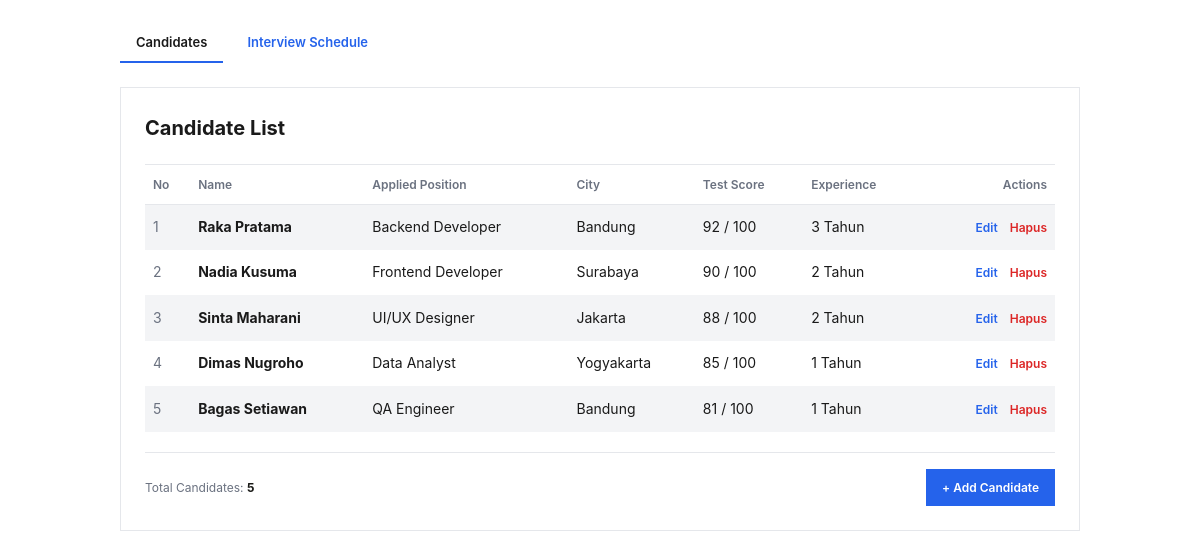
Page /project/index.php on the committed database.
### tables this page shows
CREATE TABLE `kandidat` (
  `id` INT AUTO_INCREMENT PRIMARY KEY,
  `nama` VARCHAR(100) NOT NULL,
  `posisi` VARCHAR(100) NOT NULL,
  `domisili` VARCHAR(100) NOT NULL,
  `skorTes` INT NOT NULL DEFAULT 0,
  `pengalamanTahun` INT NOT NULL DEFAULT 0
);

### project/models/DB.php (called while the page is built, shortened)
<?php
class DB
{
    private PDO $pdo;
    private ?PDOStatement $stmt = null;
    public function __construct(string $host, string $dbName, string $user, string $pass)
    {
        $this->pdo = new PDO(
            'mysql:host=' . $host . ';dbname=' . $dbName . ';charset=utf8mb4',
            $user,
            $pass,
            [
                PDO::ATTR_ERRMODE => PDO::ERRMODE_EXCEPTION,
                PDO::ATTR_DEFAULT_FETCH_MODE => PDO::FETCH_ASSOC,
            ]
        );
    }
    protected function executeQuery(string $query, array $params = []): bool
    {
        $this->stmt = $this->pdo->prepare($query);
        return $this->stmt->execute($params);
    }
    protected function getAllResult(): array
    {
        return $this->stmt->fetchAll();
    }
}

### project/models/TabelKandidat.php (called while the page is built, shortened)
<?php
require_once __DIR__ . '/DB.php';
class TabelKandidat extends DB implements KontrakModel
{
    private function mapRowToKandidat(array $row): Kandidat
    {
        return new Kandidat(
            (int)$row['id'],
            $row['nama'],
            $row['posisi'],
            $row['domisili'],
            (int)$row['skorTes'],
            (int)$row['pengalamanTahun']
        );
    }
    public function getAllKandidat(): array
    {
        $this->executeQuery("SELECT * FROM kandidat ORDER BY skorTes DESC, id ASC");
        $list = [];
        foreach ($this->getAllResult() as $row) {
            $list[] = $this->mapRowToKandidat($row);
        }
        return $list;
    }
}

### project/models/Kandidat.php (called while the page is built)
<?php
class Kandidat
{
    private int $id;
    private string $nama;
    private string $posisi;
    private string $domisili;
    private int $skorTes;
    private int $pengalamanTahun;
    public function __construct(int $id, string $nama, string $posisi, string $domisili, int $skorTes, int $pengalamanTahun)
    {
        $this->id = $id;
        $this->nama = $nama;
        $this->posisi = $posisi;
        $this->domisili = $domisili;
        $this->skorTes = $skorTes;
        $this->pengalamanTahun = $pengalamanTahun;
    }
    public function getId(): int { return $this->id; }
    public function getNama(): string { return $this->nama; }
    public function getPosisi(): string { return $this->posisi; }
    public function getDomisili(): string { return $this->domisili; }
    public function getSkorTes(): int { return $this->skorTes; }
    public function getPengalamanTahun(): int { return $this->pengalamanTahun; }
}

### project/views/ViewKandidat.php (called while the page is built, shortened)
<?php
class ViewKandidat implements KontrakView
{
    private string $dir;
    public function __construct()
    {
        $this->dir = __DIR__ . '/../template/';
    }
    public function renderDaftar(string $rowsHtml, int $totalData): string
    {
        $html = file_get_contents($this->dir . 'skin.html');
        return strtr($html, [
            '{{TABLE_ROWS}}' => $rowsHtml,
            '{{TOTAL_DATA}}' => (string)$totalData,
        ]);
    }
}

### project/presenters/PresenterKandidat.php (the view, shortened to what this page needs)
<?php
class PresenterKandidat implements KontrakPresenter
{
    private KontrakModel $model;
    private KontrakView $view;
    public function __construct(KontrakModel $model, KontrakView $view)
    {
        $this->model = $model;
        $this->view = $view;
    }
    private function esc(string $value): string
    {
        return htmlspecialchars($value, ENT_QUOTES, 'UTF-8');
    }
    private function buildRowHtml(int $no, Kandidat $kandidat): string
    {
        $id = $kandidat->getId();
        return '<tr>'
            . '<td class="muted">' . $no . '</td>'
            . '<td><strong>' . $this->esc($kandidat->getNama()) . '</strong></td>'
            . '<td>' . $this->esc($kandidat->getPosisi()) . '</td>'
            . '<td>' . $this->esc($kandidat->getDomisili()) . '</td>'
            . '<td>' . $kandidat->getSkorTes() . ' / 100</td>'
            . '<td>' . $kandidat->getPengalamanTahun() . ' Tahun</td>'
            . '<td class="aksi">'
            . '<a class="link-edit" href="index.php?page=kandidat&amp;screen=edit&amp;id=' . $id . '">Edit</a>'
            . '<form method="post" action="index.php?page=kandidat" onsubmit="return confirm(\'Hapus kandidat ini?\')">'
            . '<input type="hidden" name="action" value="hapus">'
            . '<input type="hidden" name="id" value="' . $id . '">'
            . '<button type="submit" class="link-hapus">Hapus</button>'
            . '</form>'
            . '</td>'
            . '</tr>';
    }
    public function tampilkanKandidat(): string
    {
        $listKandidat = $this->model->getAllKandidat();
        $totalKandidat = count($listKandidat);
        $rowsHtml = '';
        if ($totalKandidat === 0) {
            $rowsHtml = '<tr><td colspan="7" class="kosong">Belum ada data kandidat.</td></tr>';
        } else {
            $no = 1;
            foreach ($listKandidat as $kandidat) {
                $rowsHtml .= $this->buildRowHtml($no, $kandidat);
                $no++;
            }
        }
        return $this->view->renderDaftar($rowsHtml, $totalKandidat);
    }
}

### project/index.php (shortened to what this page needs)
<?php
require_once __DIR__ . '/models/TabelKandidat.php';
require_once __DIR__ . '/views/ViewKandidat.php';
require_once __DIR__ . '/presenters/PresenterKandidat.php';
$page = $_GET['page'] ?? 'kandidat';
$isPost = $_SERVER['REQUEST_METHOD'] === 'POST';
$action = $_POST['action'] ?? '';
$screen = $_GET['screen'] ?? 'list';
$id = isset($_GET['id']) ? (int)$_GET['id'] : null;
$postId = isset($_POST['id']) ? (int)$_POST['id'] : 0;
if ($page === 'jadwal') {
    $presenter = new PresenterJadwal(
        new TabelJadwal(DB_HOST, DB_NAME, DB_USER, DB_PASS),
        new ViewJadwal()
    );
    if ($isPost) {
        if ($action === 'tambah') {
            $presenter->tambahJadwal(
                (int)($_POST['kandidat_id'] ?? 0),
                (string)($_POST['pewawancara'] ?? ''),
                (string)($_POST['tanggal'] ?? ''),
                (string)($_POST['jam'] ?? ''),
                (string)($_POST['lokasi'] ?? ''),
                (string)($_POST['status'] ?? '')
            );
        } elseif ($action === 'ubah' && $postId > 0) {
            $presenter->ubahJadwal(
                $postId,
                (int)($_POST['kandidat_id'] ?? 0),
                (string)($_POST['pewawancara'] ?? ''),
                (string)($_POST['tanggal'] ?? ''),
                (string)($_POST['jam'] ?? ''),
                (string)($_POST['lokasi'] ?? ''),
                (string)($_POST['status'] ?? '')
            );
        } elseif ($action === 'hapus' && $postId > 0) {
            $presenter->hapusJadwal($postId);
        }
        header('Location: index.php?page=jadwal');
        exit();
    }
    if ($screen === 'add') {
        echo $presenter->tampilkanFormJadwal();
    } elseif ($screen === 'edit' && $id !== null) {
        echo $presenter->tampilkanFormJadwal($id);
    } else {
        echo $presenter->tampilkanJadwal();
    }
} else {
    $presenter = new PresenterKandidat(
        new TabelKandidat(DB_HOST, DB_NAME, DB_USER, DB_PASS),
        new ViewKandidat()
    );
    if ($screen === 'add') {
        echo $presenter->tampilkanFormKandidat();
    } elseif ($screen === 'edit' && $id !== null) {
        echo $presenter->tampilkanFormKandidat($id);
    } else {
        echo $presenter->tampilkanKandidat();
    }
}

### project/template/style.css (style rules this page uses)
* { box-sizing: border-box; }
body { margin: 0; padding: 24px; background: #ffffff; color: #1a1a1a; font-family: "Inter", system-ui, -apple-system, sans-serif; font-size: 14px; line-height: 1.6; }
nav { max-width: 960px; margin: 0 auto 24px; display: flex; gap: 8px; }
nav a { padding: 8px 16px; border-radius: 0; color: #2563eb; text-decoration: none; background: transparent; font-weight: 600; font-size: 13px; }
nav a.active { color: #1a1a1a; border-bottom: 2px solid #2563eb; }
.card { max-width: 960px; margin: 0 auto; background: #fff; padding: 24px; border: 1px solid #e5e7eb; }
h1 { margin: 0 0 20px; font-size: 20px; font-weight: 700; color: #1a1a1a; }
table { width: 100%; border-collapse: collapse; }
th { text-align: left; font-size: 12px; font-weight: 600; color: #6b7280; padding: 10px 8px; border-bottom: 1px solid #e5e7eb; border-top: 1px solid #e5e7eb; }
td { padding: 11px 8px; border-bottom: 1px solid #f3f4f6; vertical-align: middle; }
tbody tr:nth-child(odd) td { background: #f3f4f6; }
.muted { color: #6b7280; }
.aksi { text-align: right; white-space: nowrap; }
.aksi form { display: inline; margin: 0; }
.link-edit, .link-hapus { font-size: 12px; font-weight: 600; text-decoration: none; background: none; border: 0; cursor: pointer; padding: 0; margin-left: 12px; font-family: inherit; color: #2563eb; }
.link-hapus { color: #dc2626; }
.footer { display: flex; justify-content: space-between; align-items: center; margin-top: 20px; padding-top: 16px; border-top: 1px solid #e5e7eb; color: #6b7280; font-size: 12px; }
.footer strong { color: #1a1a17; }
.btn { background: #2563eb; color: #fff; padding: 9px 16px; border-radius: 0; text-decoration: none; font-size: 12px; font-weight: 600; border: 0; cursor: pointer; font-family: inherit; }

### rows in the picture
kandidat: id "Candidates Interview Schedule Candidate List No Name Applied Position City Test Score Experience Actions Total Candidates: 5 + Add Candidate", no "5", nama "Bagas Setiawan", posisi "QA Engineer", domisili "Bandung", skorTes "81", pengalamanTahun "1"
kandidat: no "1", nama "Raka Pratama", posisi "Backend Developer", domisili "Bandung", skorTes "92", pengalamanTahun "3"
kandidat: no "2", nama "Nadia Kusuma", posisi "Frontend Developer", domisili "Surabaya", skorTes "90", pengalamanTahun "2"
kandidat: no "3", nama "Sinta Maharani", posisi "UI/UX Designer", domisili "Jakarta", skorTes "88", pengalamanTahun "2"
kandidat: no "4", nama "Dimas Nugroho", posisi "Data Analyst", domisili "Yogyakarta", skorTes "85", pengalamanTahun "1"
